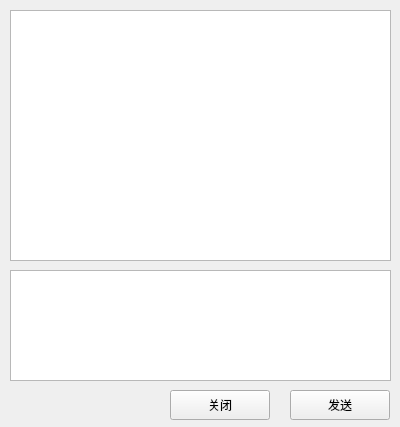
<?xml version="1.0" encoding="UTF-8"?>
<ui version="4.0">
 <class>ChatForm</class>
 <widget class="QWidget" name="ChatForm">
  <property name="geometry">
   <rect>
    <x>0</x>
    <y>0</y>
    <width>400</width>
    <height>427</height>
   </rect>
  </property>
  <property name="windowTitle">
   <string>Form</string>
  </property>
  <widget class="QTextBrowser" name="textBrowser">
   <property name="geometry">
    <rect>
     <x>10</x>
     <y>10</y>
     <width>381</width>
     <height>251</height>
    </rect>
   </property>
  </widget>
  <widget class="QPushButton" name="sendBtn">
   <property name="geometry">
    <rect>
     <x>290</x>
     <y>390</y>
     <width>100</width>
     <height>30</height>
    </rect>
   </property>
   <property name="minimumSize">
    <size>
     <width>100</width>
     <height>30</height>
    </size>
   </property>
   <property name="text">
    <string>发送</string>
   </property>
  </widget>
  <widget class="QPushButton" name="closeBtn">
   <property name="geometry">
    <rect>
     <x>170</x>
     <y>390</y>
     <width>100</width>
     <height>30</height>
    </rect>
   </property>
   <property name="minimumSize">
    <size>
     <width>100</width>
     <height>30</height>
    </size>
   </property>
   <property name="text">
    <string>关闭</string>
   </property>
  </widget>
  <widget class="QTextEdit" name="textEdit">
   <property name="geometry">
    <rect>
     <x>10</x>
     <y>270</y>
     <width>381</width>
     <height>111</height>
    </rect>
   </property>
  </widget>
 </widget>
 <resources/>
 <connections/>
</ui>
